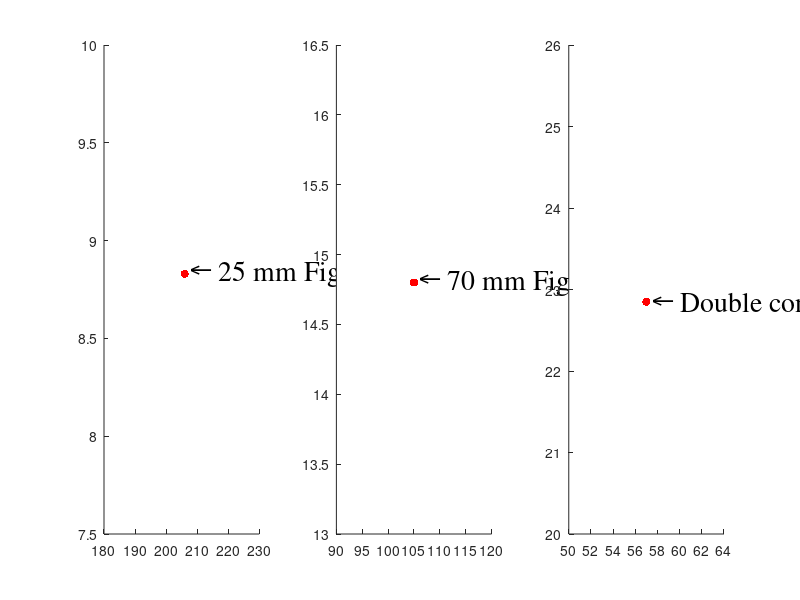

MATLAB code to generate this figure: (Note: this script raises an error after producing the figure.)
clear all
figure
 yv=[8.83;14.8;22.85];
xv=1:10:500;
xv3=300:10:800;
xv2=[206;105;57]
dv=[10;14;17;20];
1-[9.044 8 7.668]/14.1
enval=3;
SP=.1
SV=.1
ppp=0;
pad=.1
mar=.1
for i=1:enval
if ppp==1;
    subaxis(1,3,i,'SpacingHoriz',  SP, 'SpacingVert', SV, 'padding', pad, 'margin', mar);
    else
        subplot(1,3,i),
end
 hold on
% title(strcat('d=',num2str(dv(i)),'mm'))
     scatter(xv2(i),yv(i),'r','filled');
     if i==1
     text(xv2(i),yv(i),' \leftarrow 25 mm Figure-8','FontName','Times','FontSize',20);
     elseif i==2
     text(xv2(i),yv(i),' \leftarrow 70 mm Figure-8','FontName','Times','FontSize',20);
     elseif i==3
     text(xv2(i),yv(i),' \leftarrow Double cone','FontName','Times','FontSize',20);
     end
     end
% for i=2:enval
% subplot(2,2,i),
% title(strcat('d=',num2str(dv(i)),'mm'))
%     scatter(xv(i),yv(i),'r','filled');
% end
    hold on
    col{1}='X-b';
    col{2}='X-g';
    col{3}='X-black';
 for kkk=1:3
 for i=1:enval
     if kkk==1
     load('C:\Users\ljg24\Desktop\optimisationcodes\spherecoildesfiles\energ.mat','Wi','Si')
     elseif kkk==2
     load('C:\Users\ljg24\Desktop\optimisationcodes\hemispherecoildesfiles\energ.mat','Wi','Si')
     elseif kkk==3
     load('C:\Users\ljg24\Desktop\optimisationcodes\planarcoildesfiles\energ.mat','Wi','Si')   
     end
 Si{i}=Si{i}(isfinite(Wi{i}));
 Wi{i}=Wi{i}(isfinite(Wi{i}));
 Wi{i}=Wi{i}(Si{i}~=0);
 Si{i}=Si{i}(Si{i}~=0);
 [~,x]=sort(Wi{i});
 Si{i}=Si{i}(x);
 Wi{i}=Wi{i}(x);    

if ppp==1;
    subaxis(2,2,i,'SpacingHoriz',  SP, 'SpacingVert', SV, 'padding', pad, 'margin', mar);
    else
        subplot(1,3,i),
end
    k = convhull(Wi{i}(1:end),Si{i}(1:end));
    %k=1:numel(Wi{i});
  %  if i==4 && kkk==2
  % k=k(1:end-3);
  k=unique(k,'stable');
  %  else
   % k=k(1:end);
   % end
    hold on
    %trim bow
    while Wi{i}(k(end))<Wi{i}(k(end-1))
        k=k(1:end-1);
    end
    plot(Wi{i}(k),Si{i}(k),strcat(col{kkk}),'linewidth',2)
    k=1:numel(Wi{i});

 %  scatter(Wi{i}(k),Si{i}(k),col{kkk}(3),'filled')
%plot(Wi{i}(k),Si{i}(k),'X-r','linewidth',2)
xlabel('Energy (J)')
ylabel('Spread (cm^2)')
set(gca,'FontName','Times','FontSize',24)
xlim([10 500])

%ylim([floor(1.21*min(Si{i}(k))) ceil(max(Si{i}(k)))])
 end
 end

if ppp==1;
    subaxis(2,2,1,'SpacingHoriz',  SP, 'SpacingVert', SV, 'padding', pad, 'margin', mar);
    else
        subplot(1,3,1),
end
    ylim([3 10])
    set(gca,'ytick',[3 6 8 10])
    grid on

if ppp==1;
    subaxis(2,2,2,'SpacingHoriz',  SP, 'SpacingVert', SV, 'padding', pad, 'margin', mar);
    else
        subplot(1,3,2),
end
ylim([7 16])
    grid on

if ppp==1;
    subaxis(2,2,3,'SpacingHoriz',  SP, 'SpacingVert', SV, 'padding', pad, 'margin', mar);
    else
        subplot(1,3,3),
end 
    ylim([12 24])
    set(gca,'ytick',[12 16 20 24])
    grid on
dept=100;
subplot(1,3,1),
    load(strcat('C:\Users\ljg24\Desktop\Coiloptcode\optimize\diffdepthhatresults',num2str(dept),'.mat'),'Wi','Si');
plot(Wi,Si,'cyan','linewidth',2);
dept=140;
subplot(1,3,2),
    load(strcat('C:\Users\ljg24\Desktop\Coiloptcode\optimize\diffdepthhatresults',num2str(dept),'.mat'),'Wi','Si');
plot(Wi,Si,'cyan','linewidth',2);
dept=170;

    subplot(1,3,3),
    load(strcat('C:\Users\ljg24\Desktop\Coiloptcode\optimize\diffdepthhatresults',num2str(dept),'.mat'),'Wi','Si');
    plot(Wi,Si,'cyan','linewidth',2);
     legend('50-Coils','Sphere','Half-sphere','Square','Hat')

 %%
 figure
 j=enval;
 if j==1
     
kv{1}=[1 9 14 16];
load 'C:\qTMS Coil - PCB\planenogaparebranchandbound11front20ncoils100.mat'
Jcalc3=Jcalc2;
load 'C:\qTMS Coil - PCB\planenogaparelowpower11front20ncoils100.mat'
Jcalc3=cat(2,Jcalc2,Jcalc3);
load 'C:\qTMS Coil - PCB\planenogaparebranchendbound11front20ncoils100.mat'
Jcalc3=cat(2,Jcalc2,Jcalc3);
load 'C:\qTMS Coil - PCB\planenogaparerunfast11front20ncoils100.mat'
Jcalc3=cat(2,Jcalc2,Jcalc3);
Jcalc2=Jcalc3;
 elseif j==2
kv{2}=[1  7 10 12];
load 'C:\qTMS Coil - PCB\planenogaparebranchandbound14front20ncoils100.mat'
Jcalc3=Jcalc2;
load 'C:\qTMS Coil - PCB\planenogaparelowpower14front20ncoils100.mat'
Jcalc3=cat(2,Jcalc2,Jcalc3);
load 'C:\qTMS Coil - PCB\planenogaparebranchendbound14front20ncoils100.mat'
Jcalc3=cat(2,Jcalc2,Jcalc3);
load 'C:\qTMS Coil - PCB\planenogaparerunfast14front20ncoils100.mat'
Jcalc3=cat(2,Jcalc2,Jcalc3);
Jcalc2=Jcalc3;
 elseif j==3
kv{3}=[ 1  5 6 7];
load 'C:\qTMS Coil - PCB\planenogaparebranchandbound17front20ncoils100.mat'
Jcalc3=Jcalc2;
load 'C:\qTMS Coil - PCB\planenogaparelowpower17front20ncoils100.mat'
Jcalc3=cat(2,Jcalc2,Jcalc3);
load 'C:\qTMS Coil - PCB\planenogaparebranchendbound17front20ncoils100.mat'
Jcalc3=cat(2,Jcalc2,Jcalc3);
load 'C:\qTMS Coil - PCB\planenogaparerunfast17front20ncoils100.mat'
Jcalc3=cat(2,Jcalc2,Jcalc3);
Jcalc2=Jcalc3;
 elseif j==4
kv{4}=[1  4 7 9];
load 'C:\qTMS Coil - PCB\planenogaparebranchandbound20front20ncoils100.mat'
Jcalc3=Jcalc2;
load 'C:\qTMS Coil - PCB\planenogaparelowpower20front20ncoils100.mat'
Jcalc3=cat(2,Jcalc2,Jcalc3);
load 'C:\qTMS Coil - PCB\planenogaparebranchendbound20front20ncoils100.mat'
Jcalc3=cat(2,Jcalc2,Jcalc3);
load 'C:\qTMS Coil - PCB\planenogaparerunfast20front20ncoils100.mat'
Jcalc3=cat(2,Jcalc2,Jcalc3);
Jcalc2=Jcalc3;
 end
 clear Jcalc3;
 ct=1;
 Wi2=Wi;Si2=Si;
 load results1.mat Wi Si  
 for i=1:numel(Jcalc2)
     if isfinite(Wi{enval}(i))==1;
 Jcalc3{ct}=Jcalc2{i};
 ct=ct+1;
     end
 end
 Wi=Wi2;Si=Si2;
 Jcalc2=Jcalc3;
   
 for i=1:4
 kval(i)=k(kv{enval}(i));
  ncoils=100
  Jcalc=Jcalc2{x(k(kv{j}(i)))}(1:ncoils);
  Jv=Jcalc(:)/(2*pi*3000);
  [winding2{i},Idrive{i},col{i}]=drawcoilplane(eye(ncoils),Jcalc,sqrt(ncoils));
   end
  
   close all
for i=1:4
  winding=winding2{i};
  Nc=numel(winding(1,1,:));
  js=zeros([3 300*Nc]);
  rs=zeros([3 300*Nc]);
for j=1:Nc
js(:,300*(j-1)+1:300*j)=winding(:,[2:end,1],j)-winding(:,1:end,j);
rs(:,300*(j-1)+1:300*j)=(winding(:,[2:end,1],j)+winding(:,1:end,j))/2;
end
load 'C:\qTMS Coil - PCB\interppoints.mat' tri p
p=.069*p;
rhos=zeros(numel(rs(1,:)),1);
ks=zeros(size(rs));
Efield=computefields(rs',js',ks',rhos,2*pi*3000,15,.086,p);
Efield=sqrt(sum(abs(Efield).^2,2));
subplot(2,2,i),
trisurf(tri,p(:,1),p(:,2),p(:,3),Efield,'Facecolor','Interp','edgealpha',0)
hold on
for j=1:Nc
plot3(rs(1,300*(j-1)+1:300*j),rs(2,300*(j-1)+1:300*j),rs(3,300*(j-1)+1:300*j),col{i}(j),'linewidth',1)
end
view([0 0 1])
  title(strcat('(',num2str(round(Wi{enval}(kval(i)))),',',num2str(round(10*Si{enval}(kval(i)))/10),')'))
axis equal
axis off
  set(gca,'FontName','Times','FontSize',24)

end